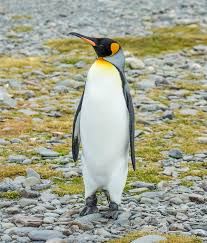
#> input picture penguin.jpeg, 207 x 243 px
$ jupyter execute penguin_sift.ipynb
#> lines starting #> are read from the running program, lines starting #| are printed output that depends on the picture
[cell 1]
import cv2
import numpy as np
#pip install opencv-contrib-python
import matplotlib.pyplot as plt

[cell 2]
img = cv2.imread('penguin.jpeg')
#> img is the input picture: shape (243, 207, 3); mean B, G, R 141.2, 163.6, 162.1

[cell 3]
plt.imshow(img)

[cell 4]
sift = cv2.xfeatures2d.SIFT_create()

[cell 5]
keypoints, descriptors = sift.detectAndCompute(img, None)
#> keypoints = 769 keypoints; strongest (x, y, size): (103, 49, 13.4), (138, 107, 2), (178, 89, 2), (192, 199, 3.8)

[cell 6]
img_sift = cv2.drawKeypoints(img, keypoints, None, flags=4)
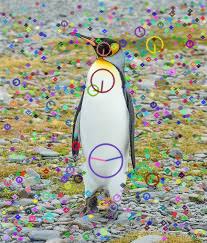
#> img_sift: shape (243, 207, 3); mean B, G, R 138.9, 157.9, 157.1

[cell 7]
img

[cell 8]
img_sift.shape
#> Out = (243, 207, 3)

[cell 9]
img_sift.shape
#> Out = (243, 207, 3)

[cell 10]
plt.imshow(img_sift, cmap=plt.cm.gray_r,interpolation='nearest')

[cell 11]
cv2.imwrite("sift_img.jpg",img_sift)
#> Out = True
